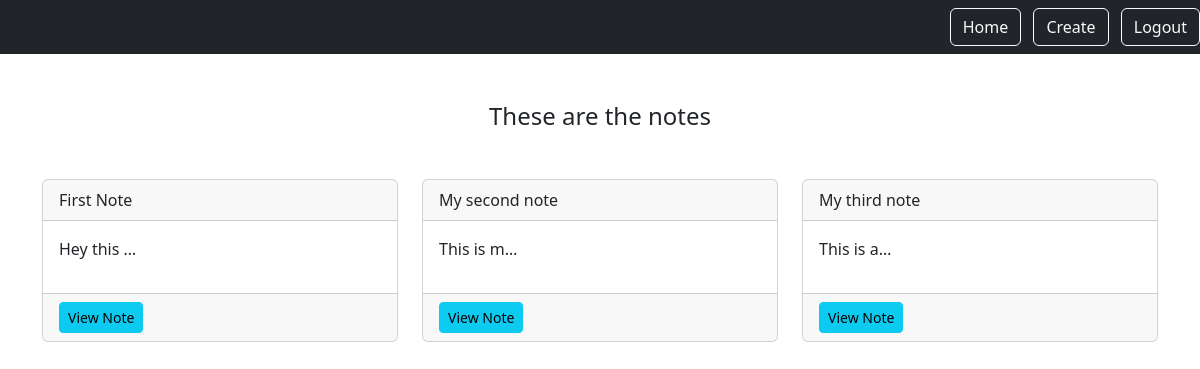
Page /smart/notes/ (signed in) on the earlier database version.
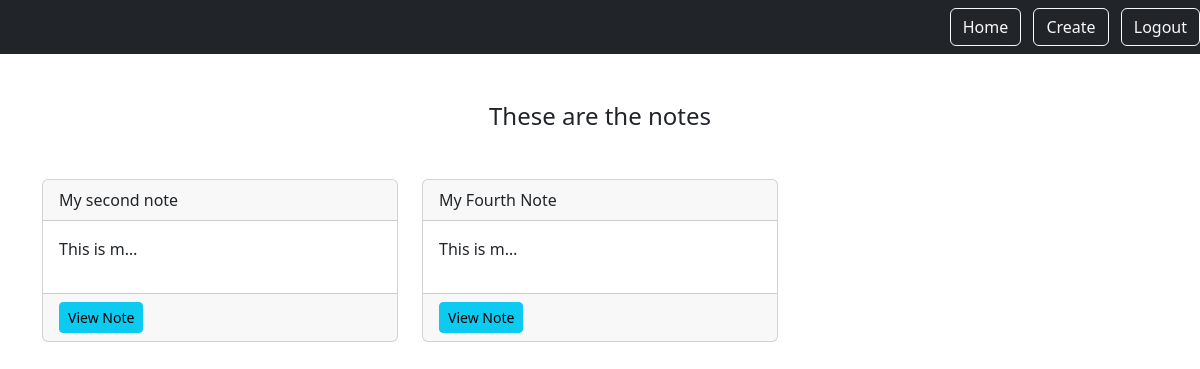
Same page on the later database version.
### notes/models.py (models this page shows)
class Notes(models.Model):
    title = models.CharField(max_length=200)
    content = models.TextField()
    created_at = models.DateTimeField(auto_now_add=True)
    user = models.ForeignKey(User, on_delete=models.CASCADE, related_name='notes')
    updated_at = models.DateTimeField(auto_now=True)

### notes/views.py (the view)
# urls.py: path('notes/', views.NotesListView.as_view(), name="notes.list"),
class NotesListView(LoginRequiredMixin, ListView):
    model = Notes
    context_object_name = "notes"
    login_url = "/login"
    def get_queryset(self):
        return self.request.user.notes.all()

### notes/templates/notes/notes_list.html
{% extends 'base.html' %}
{% load static %}
{%block content %}
<div class="row">
    <div class="col">
        <div class="notes_lists_heading text-center mb-5">
            <h1 class="fs-4">These are the notes</h1>
        </div>
    </div>
</div>
<div class="row">
    {% for note in notes %}
        <div class="col-md-4">
            <div class="card mb-4">
                <div class="card-header">{{ note.title }}</div>
                <div class="card-body">
                    <p>{{note.content |truncatechars:10 }}</p>
            </div>
            <div class="card-footer">
                <a href="{% url 'notes.detail' pk=note.id %}" class="btn btn-info btn-sm">View Note</a>
            </div>
        </div>
    </div>
    {% endfor %}
</div>
{% endblock %}

### static/templates/base.html (shortened to what this page needs)
{% load static %}
<!DOCTYPE html>
<html lang="en">
<head>
    <link rel="stylesheet" href="https://cdn.jsdelivr.net/npm/bootstrap@5.3.8/dist/css/bootstrap.min.css">
</head>
    <nav class="navbar navbar-dark bg-dark">
        <div class="ms-auto">
            {% if user.is_authenticated %}
                <a  href="{% url 'notes.list' %}" class="btn btn-outline-light me-2">Home</a>
                <a href="{% url 'notes.new' %}" class="btn btn-outline-light me-2">Create</a>
                 <form method="POST" class="d-inline" action="{% url 'logout' %}">
                <button type="submit" class="btn btn-outline-light">Logout</button>
                </form>
            {% else %}
                <a href="{% url 'login' %}" class="btn btn-outline-light" >Login</a>
                <a href="{% url 'signup' %}" class="btn btn-outline-light" >Signup</a>
            {% endif %}
        </div>
    </nav>
<body>
    <div class="container my-5">
        {% block content %}
        {% endblock %}
    </div>
</body>
</html>

Differences in the rows shown:
removed Notes: title "First Note", content "Hey this …"
removed Notes: title "My third note", content "This is a…"
added Notes: title "My Fourth Note", content "This is m…"
